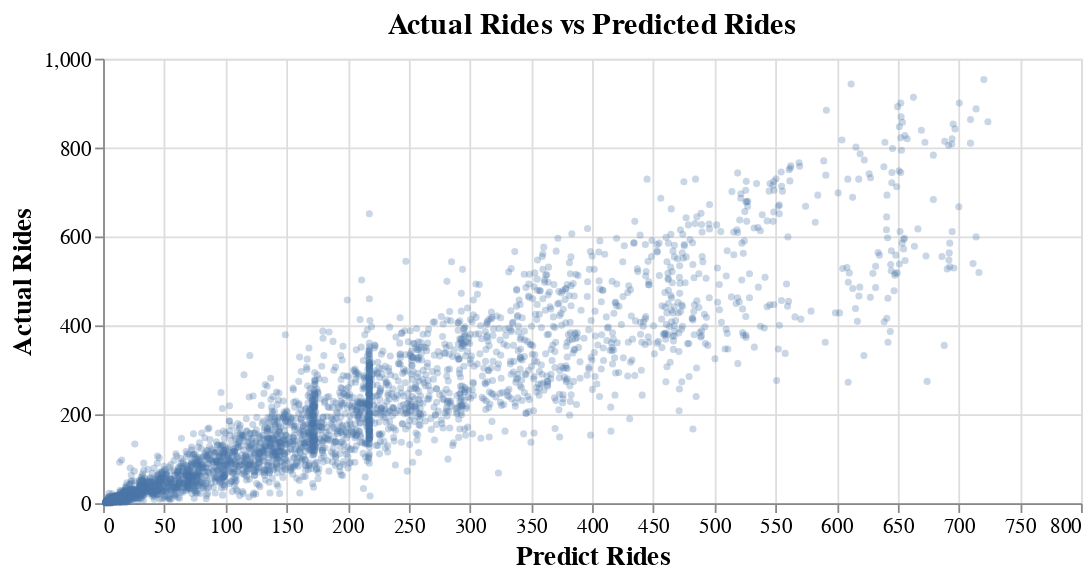

Write notebook code for a chart like this one.
### Code cell
chart = alt.Chart(data_combine_rf).mark_point(opacity=0.3, size = 4).encode(
            alt.X('y_predict:Q', title = 'Predict Rides'),
            alt.Y('y_true_test:Q', title = 'Actual Rides')
        ).properties(title="Actual Rides vs Predicted Rides",
                    width=550, height=250, background='white').configure_axisX(labelFontSize=12,
    titleFontSize=15).configure_axisY(labelFontSize=12,
    titleFontSize=15).configure_title(fontSize=17)
chart

### Figure 1 — Vega-Lite specification as saved in the notebook (floating-point values rounded to 4 significant figures; data arrays with more than 128 entries replaced by an {"elided": "..."} marker saying what was removed)
{"$schema": "https://vega.github.io/schema/vega-lite/v3.4.0.json", "background": "white", "config": {"axisX": {"labelFontSize": 12, "titleFontSize": 15}, "axisY": {"labelFontSize": 12, "titleFontSize": 15}, "mark": {"tooltip": null}, "title": {"fontSize": 17}, "view": {"height": 300, "width": 400}}, "data": {"name": "data-6f2de77bad9870c82ea31f1db0ce7da6"}, "datasets": {"data-6f2de77bad9870c82ea31f1db0ce7da6": {"elided": "3475 records"}}, "encoding": {"x": {"field": "y_predict", "title": "Predict Rides", "type": "quantitative"}, "y": {"field": "y_true_test", "title": "Actual Rides", "type": "quantitative"}}, "height": 250, "mark": {"opacity": 0.3, "size": 4, "type": "point"}, "title": "Actual Rides vs Predicted Rides", "width": 550}
